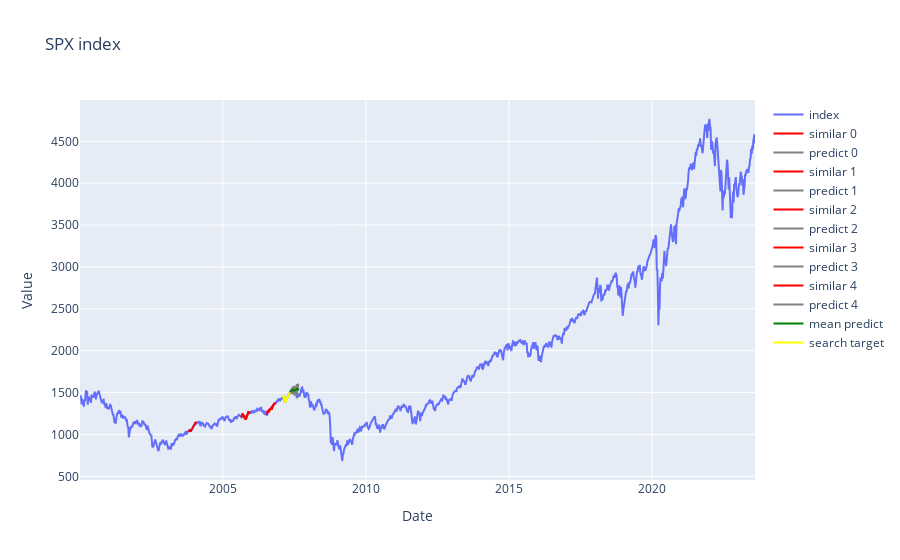

Here is the notebook cell this chart was saved with:
### Code cell
all_tsmd = All_TSMD(asset_price_list, date_list, asset_pchange_list, p_date_list, asset_name_list, 369 , 14, 5, True)
all_tsmd.fit(False)
all_tsmd.transform(16)
all_tsmd.plot()
